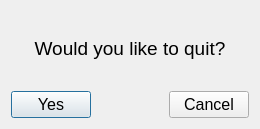
<?xml version="1.0" encoding="UTF-8"?>
<ui version="4.0">
 <class>quit</class>
 <widget class="QDialog" name="quit">
  <property name="geometry">
   <rect>
    <x>0</x>
    <y>0</y>
    <width>260</width>
    <height>129</height>
   </rect>
  </property>
  <property name="minimumSize">
   <size>
    <width>260</width>
    <height>129</height>
   </size>
  </property>
  <property name="maximumSize">
   <size>
    <width>260</width>
    <height>129</height>
   </size>
  </property>
  <property name="windowTitle">
   <string>Quit Menu</string>
  </property>
  <layout class="QGridLayout" name="gridLayout">
   <item row="0" column="0">
    <widget class="QLabel" name="label">
     <property name="font">
      <font>
       <pointsize>14</pointsize>
      </font>
     </property>
     <property name="text">
      <string>Would you like to quit?</string>
     </property>
     <property name="alignment">
      <set>Qt::AlignCenter</set>
     </property>
    </widget>
   </item>
   <item row="1" column="0">
    <layout class="QHBoxLayout" name="horizontalLayout">
     <item>
      <widget class="QPushButton" name="quitButton">
       <property name="font">
        <font>
         <pointsize>12</pointsize>
        </font>
       </property>
       <property name="text">
        <string>Yes</string>
       </property>
      </widget>
     </item>
     <item>
      <spacer name="horizontalSpacer">
       <property name="orientation">
        <enum>Qt::Horizontal</enum>
       </property>
       <property name="sizeHint" stdset="0">
        <size>
         <width>40</width>
         <height>20</height>
        </size>
       </property>
      </spacer>
     </item>
     <item>
      <widget class="QPushButton" name="cancelButton">
       <property name="font">
        <font>
         <pointsize>12</pointsize>
        </font>
       </property>
       <property name="text">
        <string>Cancel</string>
       </property>
      </widget>
     </item>
    </layout>
   </item>
  </layout>
 </widget>
 <resources/>
 <connections/>
</ui>
